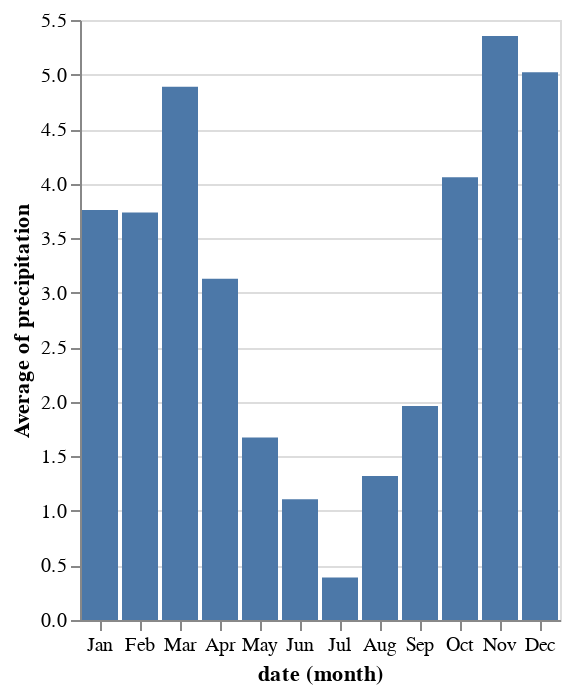

Write notebook code for a chart like this one.
### Code cell
seattle = vega_data.seattle_weather()
alt.Chart(seattle).mark_bar().encode(
    x = 'month(date):O',
    y = 'average(precipitation):Q'
)

### Figure 1 — Vega-Lite specification as saved in the notebook (floating-point values rounded to 4 significant figures; data arrays with more than 128 entries replaced by an {"elided": "..."} marker saying what was removed)
{"config": {"view": {"continuousWidth": 300, "continuousHeight": 300}}, "data": {"name": "data-6881b3c76720a51ecae2e2fb5659aff4"}, "mark": {"type": "bar"}, "encoding": {"x": {"field": "date", "timeUnit": "month", "type": "ordinal"}, "y": {"aggregate": "average", "field": "precipitation", "type": "quantitative"}}, "$schema": "https://vega.github.io/schema/vega-lite/v5.20.1.json", "datasets": {"data-6881b3c76720a51ecae2e2fb5659aff4": {"elided": "1461 records"}}}
